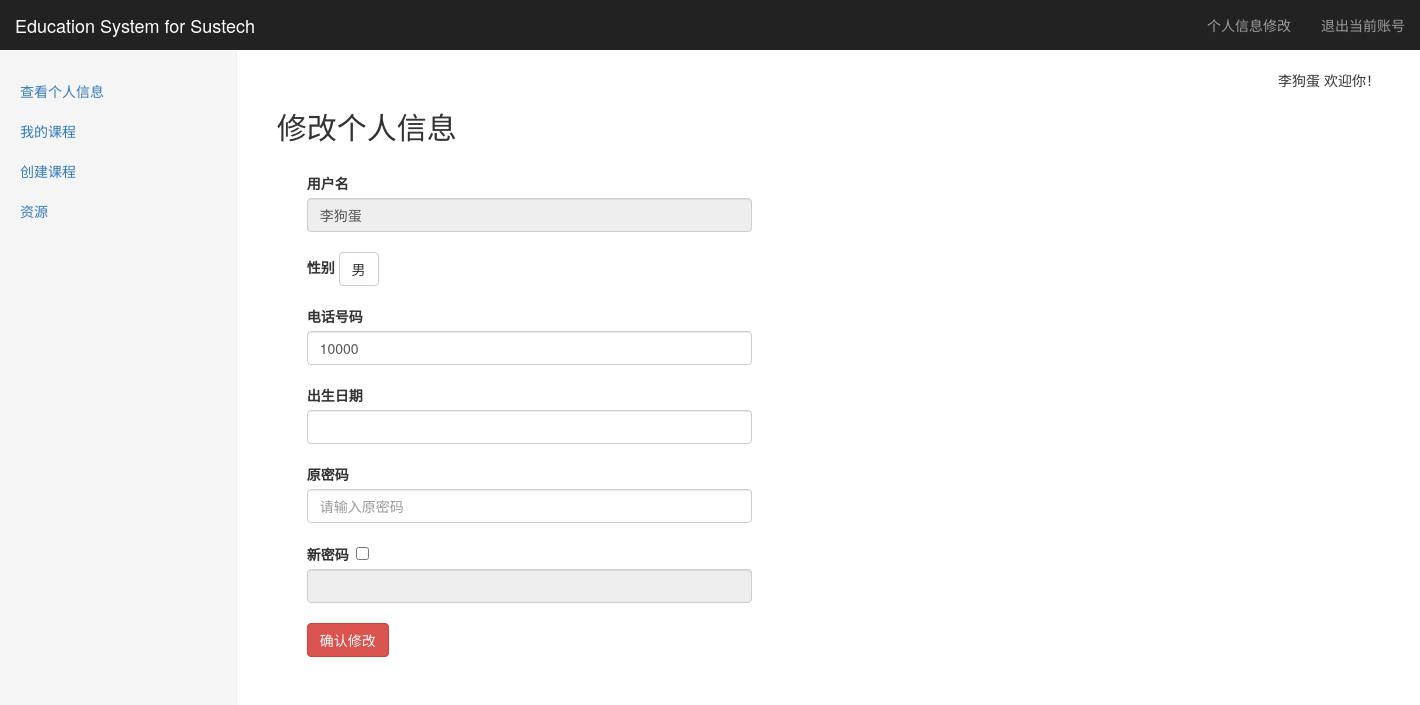
/myinformation/change (signed in), run on the app's committed database.
### tables this page shows
CREATE TABLE "account" (
	`userid`	INTEGER NOT NULL PRIMARY KEY AUTOINCREMENT,
	`username`	string NOT NULL,
	`password`	string NOT NULL,
	`privilege`	int NOT NULL
);

CREATE TABLE "infor" (
	`userid`	int NOT NULL,
	`telephone`	string NOT NULL,
	`sex`	string NOT NULL,
	`born`	string NOT NULL
);

### Listener.py (the view, shortened to what this page needs)
@app.route(changeinformation_url, methods=['GET', 'POST'])
def changeinformation():
    Infor=SQL_Infor(get_db())
    Account=SQL_Account(get_db())
    if not (session.get('login') and session.get('username') and session.get('privilege')):
        return redirect(url_for('logout'))
    username = session['username']
    p = session['privilege']
    sidebar = GetSideBar(GetBar(p))
    user = { "telephone": "",'sex': "无", 'born': "2000.1.1"}
    userinfor=Infor.GetInfor(username)
    if(len(userinfor)!=1):
        pass
    else:
        myinfor=userinfor[0]
        user['telephone']=myinfor[1]
        user['sex']=myinfor[2]
        user['born']=myinfor[3]
    return render_template("changeinformation.html",username=username,sidebar=sidebar,start=start,user=user,p=p)

### Config/Link_db.py (called while the page is built)
    def select(self,sql):
        try:
            self.__cursor.execute(sql)
            data = self.__cursor.fetchall()
            return data
        except:
            print("Error: unable to fecth data with sql query: "+sql)
            return False

    def close(self):
        if(self.__db!=None):
            self.__db.close()

### Listener.py (called while the page is built)
def get_db():   #使用flask的g对象，每次访问都会有个独立的g对象，保证线程的数据库操作的安全
    if not hasattr(g, 'db'):
        g.db = Link_db()
    return g.db

def GetBar(privilege):  #根据用户privilege返回不同的sidebar
    if(privilege==3):
        return adminbar
    elif(privilege==2):
        return teacherbar
    elif(privilege==1):
        return studentbar

### SQL_libarary/Func_lib.py (called while the page is built)
def GetSideBar(sidebar,activebar=None): #对sidebar进行整理并返回整理好的元组
    result=[]
    for key in sidebar:
        bar1={}
        bar1['name']=key
        bar1['href']=sidebar[key]
        if(activebar==key):
            bar1['active']='active'
        result.append(bar1)
    return result

### SQL_libarary/SQL_Infor.py (called while the page is built)
    def GetInfor(self, username):
            sql = " select username,telephone,sex,born from %s i join %s a on a.userid=i.userid " \
                  "where a.username='%s'" % (InforTable,AccountTable, username)
            data = self.__db.select(sql)
            if (data != False):
                return data
            else:
                return None

### templates/changeinformation.html (shortened to what this page needs)
{% extends "layout.html" %}
{% block body %}
<h2> 修改个人信息</h2>
<div class="container">
	<div class="col-sm-5">
	<label for="username">用户名</label>
	<input type=text id="username" name=username class="form-control" value="{{ username }}" readonly="readonly">
	<label for="ex" id="sexlabel">性别</label>
	<div class="btn-group">
		<button type="button" class="btn btn-default dropdown-toggle" data-toggle="dropdown" id="sex">{{ user.sex }}</button>
	</div>
	<label for="telephone">电话号码</label>
	<input type=text id="telephone" name=telephone class="form-control" value="{{ user.telephone }}">
	<label for="born">出生日期</label>
	<div class="input-append date form_datetime" id="datetimepicker1" data-date="" data-date-format="yyyy.mm.dd">
	<input class="form-control"  id="nowdate" type="text" value="" >
	</div>
	<label for="oldassword" id="oplabel">原密码</label>
	<input type=password id="oldpassword" name=oldpassword class="form-control" placeholder="请输入原密码" required>
	<label for="newpassword" >
	 新密码&nbsp <input type="checkbox" value="" id="checkbox1" >
	</label>
	<input type=password id="newpassword" name=newassword readonly='readonly'
	class="form-control" placeholder="">
	<button class="btn btn-danger" onclick="changeinformation();" >确认修改</button>
	 </div>
</div>
<link href="../static/css/bootstrap-datetimepicker.min.css" rel="stylesheet" />
{% endblock %}

### templates/layout.html (shortened to what this page needs)
<!DOCTYPE html>
<html lang="zh-CN">
  <head>
	<link href="../static/css/bootstrap.min.css" rel="stylesheet">
	<link href="../static/css/dashboard.css" rel="stylesheet">
	<link href="../static/css/upload.css" rel="stylesheet">
  </head>
  <body>
	    <nav class="navbar navbar-inverse navbar-fixed-top">
		  <div class="container-fluid">
			<div class="navbar-header">
			  <a class="navbar-brand" href="/introduction">Education System for Sustech</a>
			</div>
			<div id="navbar" class="navbar-collapse collapse">
			  <ul class="nav navbar-nav navbar-right">
				<li><a href="/myinformation/change">个人信息修改</a></li>
				<li><a href="/logout">退出当前账号</a></li>
			  </ul>
			</div>
		  </div>
		</nav>
		<div class="container-fluid">
		  <div class="row">
			<div class="col-sm-3 col-md-2 sidebar">
			  <ul class="nav nav-sidebar">
			  {% for bar in sidebar %}
				<li {% if bar.active=="active" %}class="active"{% endif %}>
					<a href="{{ bar.href }}">{{ bar.name }}</a>
				</li>
			  {% endfor %}
			  </ul>
			</div>
			<div class="col-sm-9 col-sm-offset-3 col-md-10 col-md-offset-2 main">
			<p class="text-right">{{ username }}  欢迎你！</p>
				{% block body %}{% endblock %}
			</div>
		  </div>
		</div>
  </body>
</html>

### static/css/dashboard.css (style rules this page uses)
body { padding-top: 50px; }
.navbar-fixed-top { border: 0; }
.sidebar { display: none; }
@media (min-width: 768px) { .sidebar { position: fixed; top: 51px; bottom: 0; left: 0; z-index: 1000; display: block; padding: 20px; overflow-x: hidden; overflow-y: auto; background-color: #f5f5f5; border-right: 1px solid #eee; } }
.nav-sidebar { margin-right: -21px; margin-bottom: 20px; margin-left: -20px; }
.nav-sidebar > li > a { padding-right: 20px; padding-left: 20px; }
.main { padding: 20px; }
@media (min-width: 768px) { .main { padding-right: 40px; padding-left: 40px; } }

### data on the page
account: username "李狗蛋"
infor: sex "男", telephone "10000"

### other printed values
{{ bar.name }} "查看个人信息" "我的课程" "创建课程" "资源"
